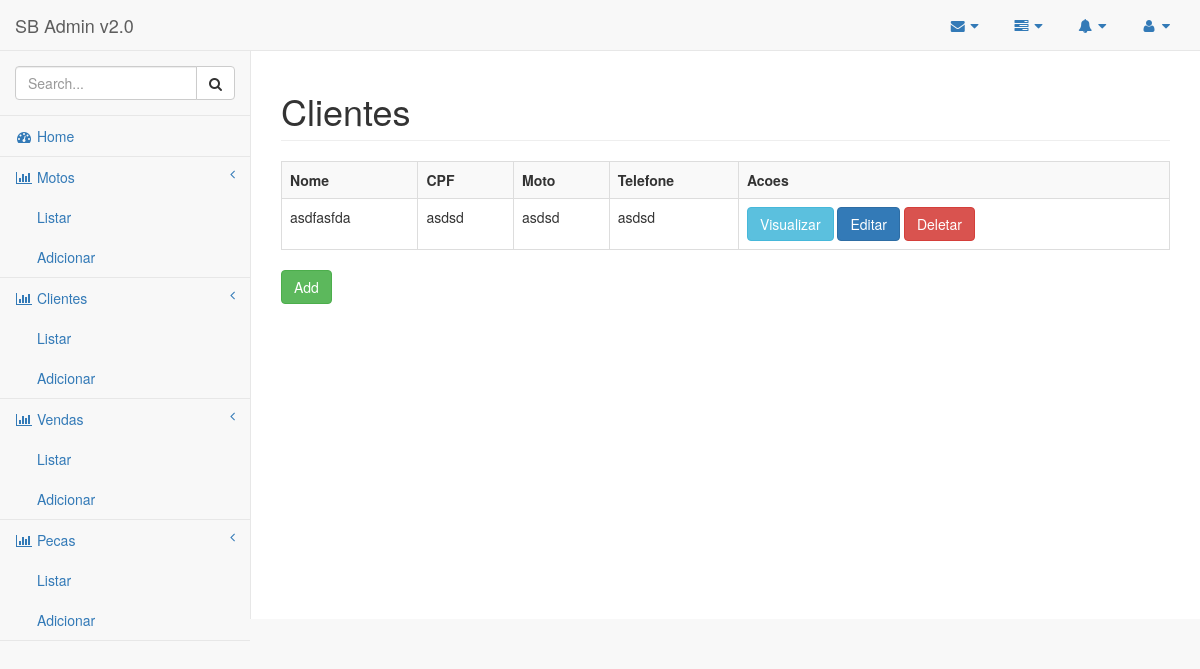
The page /cliente/ on the database as committed earlier.
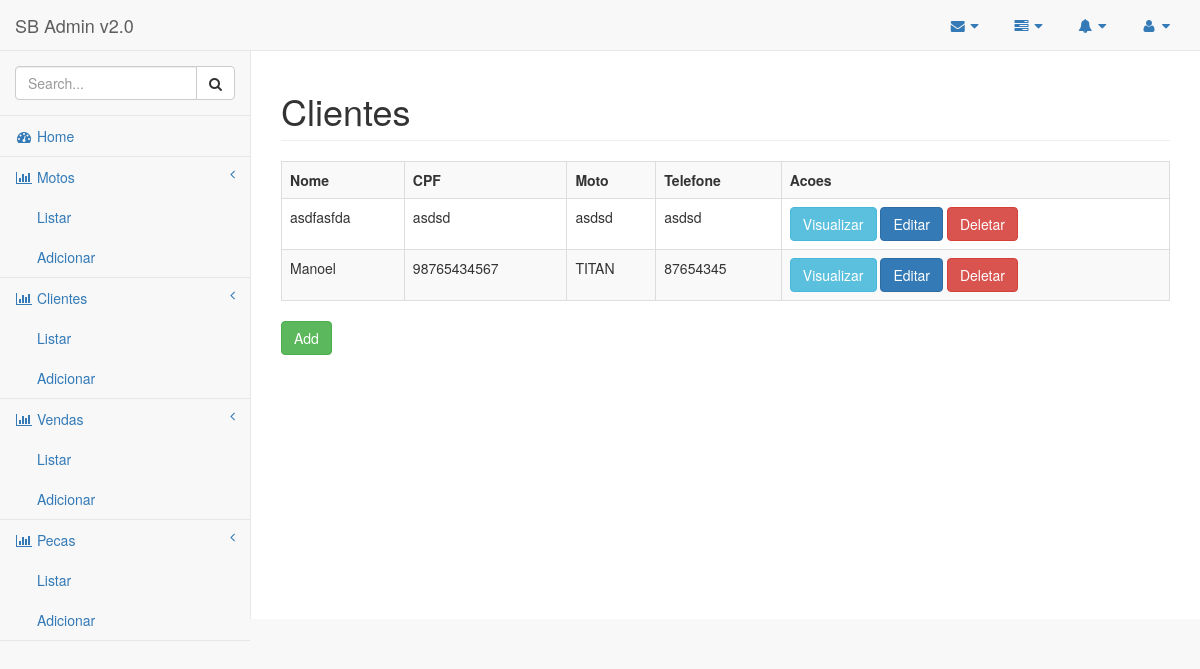
The same page on the database as committed later.
### core/models.py (models this page shows, shortened)
class Cliente(models.Model):
    nome = models.CharField(max_length=150)
    endereco = models.CharField(max_length=100)
    cpf = models.CharField(max_length=11)
    telefone = models.CharField(max_length=10)
    moto = models.ForeignKey(Moto)

class Moto(models.Model):
    marca = models.CharField(max_length=50)
    modelo = models.CharField(max_length=50)
    ano = models.IntegerField()
    cilindradas = models.IntegerField()
    placa = models.CharField(max_length=8,
        default = 'xxx-xxxx')
    def __unicode__(self):
        return self.modelo
    class Meta:
        ordering = ['-pk']

### core/views.py (the view)
# urls.py: url(r'^cliente/$', ClienteListView.as_view(), name='cliente-list'),
class ClienteListView(ListView):
	model = Cliente

### templates/core/cliente_list.html (shortened to what this page needs)
{% extends "components/base.html" %}
{% block conteudo %}
	<div class="row">
        <div class="col-lg-12">
            <h1 class="page-header">Clientes</h1>
        </div>
    </div>
    <div class="row">
        <div class="col-lg-12">
            <div class="dataTable_wrapper">
				<table class="table table-striped table-bordered table-hover">
					<tr>
						<th>Nome</th>
						<th>CPF</th>
						<th>Moto</th>
						<th>Telefone</th>
						<th>Acoes</th>
					</tr>
					{% for cliente in object_list %}
					<tr>
						<td>{{ cliente.nome }}</td>
						<td>{{ cliente.cpf }}</td>
						<td>{{ cliente.moto }}</td>
						<td>{{ cliente.telefone }}</td>
						<td>
							<a class="btn btn-info" href='{% url "cliente-detail" cliente.pk %}'>Visualizar</a>
							<a class="btn btn-primary" href='{% url "cliente-edit" cliente.pk %}'>Editar</a>
							<a class="btn btn-danger" href='{% url "cliente-delete" cliente.pk %}'>Deletar</a>
						</td>
					</tr>
					{% endfor %}
				</table>
			</div>
		</div>
	</div>
	<a class="btn btn-success" href='{% url "cliente-add" %}'>Add</a>
{% endblock %}

Rows that differ between the two databases and show on the page:
added Cliente: nome "Manoel", cpf "98765434567", moto "TITAN", telefone "87654345"
